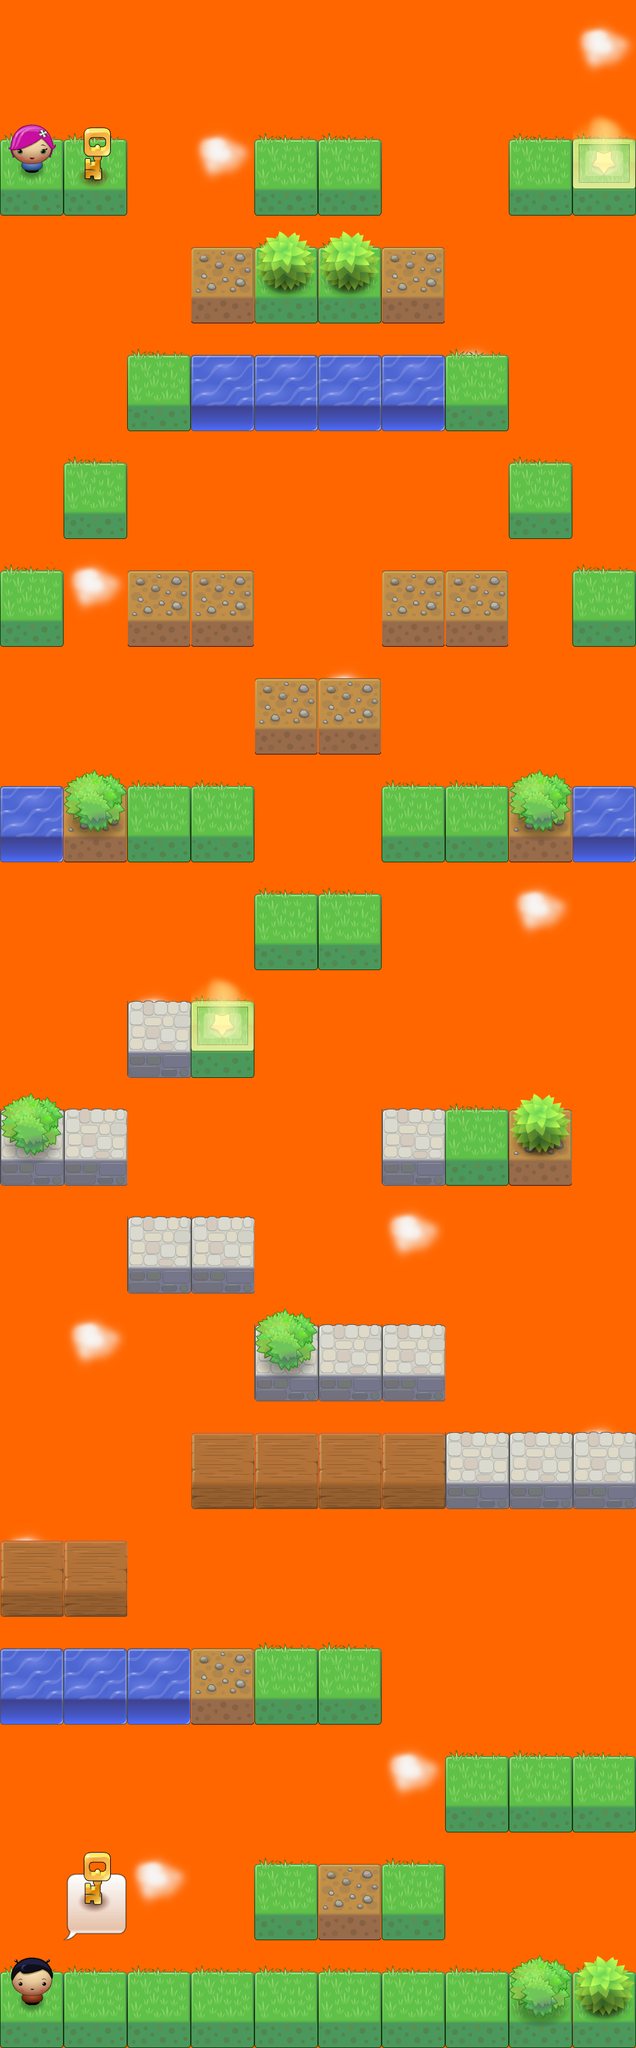

This is a level from a 2D game, rendered from its Tiled map with the project's own tilesets. A one-line summary and the map file follow, with tile-layer data summarised:
An orthogonal 10x19 tile map with 101x171 px tiles, 5 tile layers (clouds, blocks, foreblocks, most fore, ...).

<map version="1.0" orientation="orthogonal" renderorder="right-down" width="10" height="19" tilewidth="101" tileheight="171" backgroundcolor="#ff6600" nextobjectid="1">
 <properties>
  <property name="TilesetFrom" value="www.lostgarden.com" />
  <property name="levelName" value="Introduction" />
 </properties>
 <tileset firstgid="1" name="tiles" tilewidth="101" tileheight="171">
  <image source="tiles.png" width="1313" height="179" />
 </tileset>
 <layer name="clouds" width="10" height="19">
  <data>[190 cells, 13 non-empty, 1 distinct tile ids]</data>
 </layer>
 <layer name="blocks" width="10" height="19">
  <data>[190 cells, 79 non-empty, 5 distinct tile ids]</data>
 </layer>
 <layer name="foreblocks" width="10" height="19">
  <data>[190 cells, 9 non-empty, 2 distinct tile ids]</data>
 </layer>
 <layer name="most fore" width="10" height="19">
  <data>[190 cells, 3 non-empty, 2 distinct tile ids]</data>
 </layer>
 <layer name="interaction" width="10" height="19">
  <data>[190 cells, 4 non-empty, 3 distinct tile ids]</data>
 </layer>
</map>
